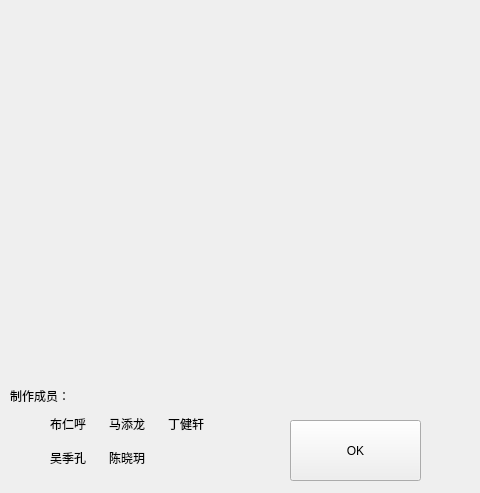
<?xml version="1.0" encoding="UTF-8"?>
<ui version="4.0">
 <class>Infomation</class>
 <widget class="QWidget" name="Infomation">
  <property name="geometry">
   <rect>
    <x>0</x>
    <y>0</y>
    <width>480</width>
    <height>493</height>
   </rect>
  </property>
  <property name="windowTitle">
   <string>Form</string>
  </property>
  <widget class="QPushButton" name="confirm">
   <property name="geometry">
    <rect>
     <x>290</x>
     <y>420</y>
     <width>131</width>
     <height>61</height>
    </rect>
   </property>
   <property name="text">
    <string>OK</string>
   </property>
  </widget>
  <widget class="QLabel" name="label">
   <property name="geometry">
    <rect>
     <x>40</x>
     <y>-20</y>
     <width>479</width>
     <height>444</height>
    </rect>
   </property>
   <property name="text">
    <string/>
   </property>
  </widget>
  <widget class="QLabel" name="label_2">
   <property name="geometry">
    <rect>
     <x>10</x>
     <y>380</y>
     <width>91</width>
     <height>31</height>
    </rect>
   </property>
   <property name="text">
    <string>制作成员：</string>
   </property>
  </widget>
  <widget class="QWidget" name="verticalLayoutWidget">
   <property name="geometry">
    <rect>
     <x>50</x>
     <y>410</y>
     <width>171</width>
     <height>61</height>
    </rect>
   </property>
   <layout class="QGridLayout" name="gridLayout">
    <item row="0" column="2">
     <widget class="QLabel" name="label_7">
      <property name="text">
       <string>马添龙</string>
      </property>
     </widget>
    </item>
    <item row="1" column="2">
     <widget class="QLabel" name="label_5">
      <property name="text">
       <string>陈晓玥</string>
      </property>
     </widget>
    </item>
    <item row="1" column="1">
     <widget class="QLabel" name="label_6">
      <property name="text">
       <string>吴季孔</string>
      </property>
     </widget>
    </item>
    <item row="0" column="1">
     <widget class="QLabel" name="label_3">
      <property name="text">
       <string>布仁呼</string>
      </property>
     </widget>
    </item>
    <item row="0" column="4">
     <widget class="QLabel" name="label_4">
      <property name="text">
       <string>丁健轩</string>
      </property>
     </widget>
    </item>
   </layout>
  </widget>
 </widget>
 <resources/>
 <connections/>
</ui>
